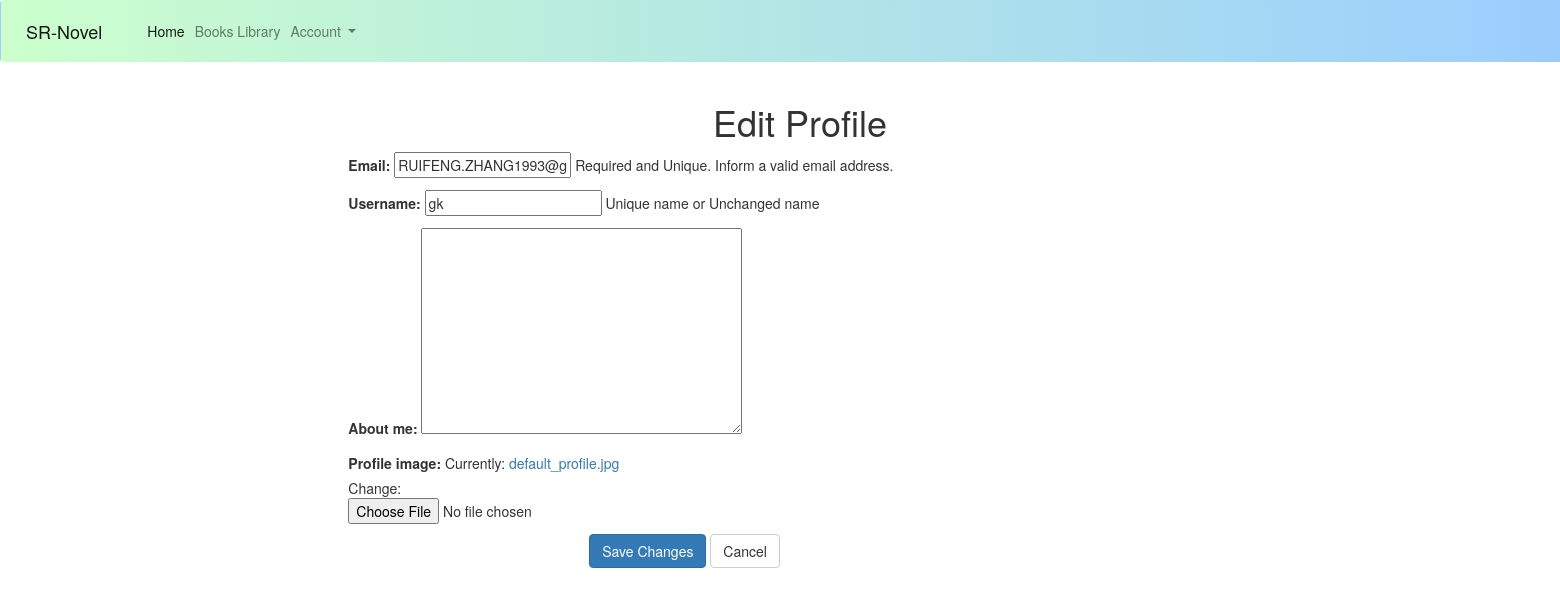
Page /application/editprofile (signed in) on the earlier database version.
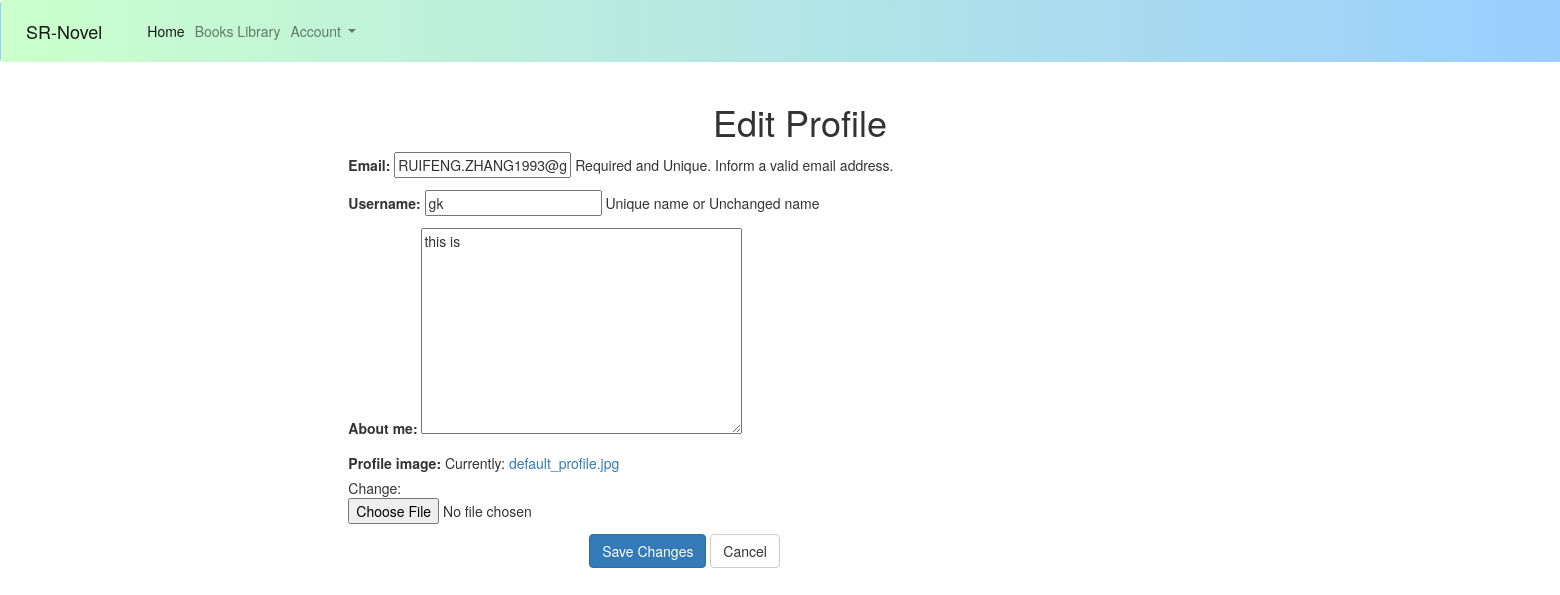
Same page on the later database version.
### application/models.py (models this page shows, shortened)
class Profile(models.Model):
    user = models.OneToOneField(User, on_delete=models.CASCADE)
    favorite = models.ManyToManyField('Book',blank=True)
    marker = models.ManyToManyField('Marker', blank=True)
    profile_image = models.FileField(default ='default_profile.jpg', upload_to='profile_images')
    about_me = models.TextField(blank=True, null=True)
    num_created_books= models.IntegerField(default=0)
    """favorites = models.ManyToManyField('Book', blank=True)

    markers = models.ManyToManyField('Marker',blank=True)"""

### application/views.py (the view)
# urls.py: url('editprofile', views.edit_profile, name = 'edit-profile'),
def edit_profile(request):
    if request.method == 'POST':
        profile_form = EditProfileForm(request.POST, instance = request.user.profile)
        user_form = UserForm(request.POST, instance=request.user)
        if profile_form.is_valid() and user_form.is_valid():
            profile_form.save()
            user_form.save()
            return redirect('profile')
        else:
            return redirect('edit-profile')
    else:
        profile_form = EditProfileForm(instance = request.user.profile)
        user_form=UserForm(instance = request.user)
        return render(request,'edit_profile.html', {'user_form': user_form,'profile_form': profile_form})

### application/forms.py (shortened to what this page needs)
class UserForm(forms.ModelForm):
    email = forms.EmailField(required=True ,max_length=254, help_text='Required and Unique. Inform a valid email address.')
    username = forms.CharField(help_text='Unique name or Unchanged name')
    class Meta:
        model = User
        fields = ( 'email', 'username')

class EditProfileForm(ModelForm):
    class Meta:
        model = Profile
        fields = ('about_me','profile_image')

### application/templates/edit_profile.html (shortened to what this page needs)
{% extends "home_base.html" %}
{% load static %}
{% block css %}<link rel="stylesheet" type="text/css" href="{% static 'application/editProfile/edit_profile.css' %}" />{% endblock %}
{% block content %}
<div class="container-fluid">
  <div class="row">
    <div class="col-lg-4 col-centered">
      <h1 align="center">Edit Profile</h1>
    </div>
  </div>
    <div class="row">
      <div class="col-lg-7 col-centered">
        <form method="post">
          {{ user_form.as_p }}
          {{ profile_form.as_p }}
              <div class="form-group">
            <label class="col-md-3 control-label"></label>
            <div class="col-md-8">
              <input type="submit" class="btn btn-primary" value="Save Changes">
              <a href="{% url 'profile' %}" class="btn btn-default" value="Cancel">Cancel</a>
            </div>
          </div>
        </form>
      </div>
    </div>
</div>
{% endblock %}

Differences in the rows shown:
changed Profile: about_me (not shown) → "this is"
